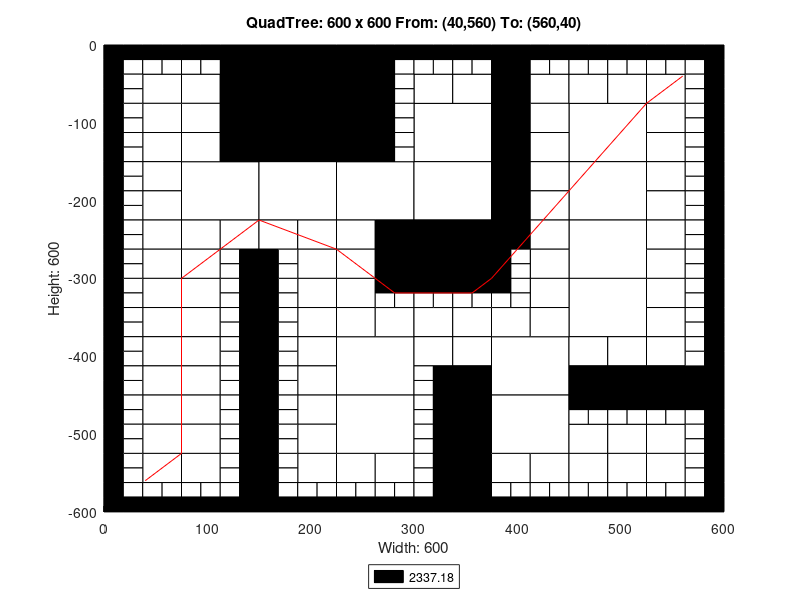

Reproduce this figure in MATLAB.
axis([0 600 -600 0]);
title('QuadTree: 600 x 600 From: (40,560) To: (560,40)');
xlabel('Width: 600');
ylabel('Height: 600');
rectangle('Position',[150 -75 75 75], 'FaceColor',[0 0 0]);
rectangle('Position',[150 -150 75 75], 'FaceColor',[0 0 0]);
rectangle('Position',[75 -225 75 75], 'FaceColor',[1 1 1]);
rectangle('Position',[150 -225 75 75], 'FaceColor',[1 1 1]);
rectangle('Position',[225 -225 75 75], 'FaceColor',[1 1 1]);
rectangle('Position',[300 -150 75 75], 'FaceColor',[1 1 1]);
rectangle('Position',[450 -150 75 75], 'FaceColor',[1 1 1]);
rectangle('Position',[300 -225 75 75], 'FaceColor',[1 1 1]);
rectangle('Position',[300 -300 75 75], 'FaceColor',[0 0 0]);
rectangle('Position',[450 -225 75 75], 'FaceColor',[1 1 1]);
rectangle('Position',[450 -300 75 75], 'FaceColor',[1 1 1]);
rectangle('Position',[225 -450 75 75], 'FaceColor',[1 1 1]);
rectangle('Position',[225 -525 75 75], 'FaceColor',[1 1 1]);
rectangle('Position',[375 -450 75 75], 'FaceColor',[1 1 1]);
rectangle('Position',[450 -375 75 75], 'FaceColor',[1 1 1]);
rectangle('Position',[375 -525 75 75], 'FaceColor',[1 1 1]);
rectangle('Position',[37.5 -75 37.5 37.5], 'FaceColor',[1 1 1]);
rectangle('Position',[112.5 -37.5 37.5 37.5], 'FaceColor',[0 0 0]);
rectangle('Position',[75 -75 37.5 37.5], 'FaceColor',[1 1 1]);
rectangle('Position',[112.5 -75 37.5 37.5], 'FaceColor',[0 0 0]);
rectangle('Position',[37.5 -112.5 37.5 37.5], 'FaceColor',[1 1 1]);
rectangle('Position',[37.5 -150 37.5 37.5], 'FaceColor',[1 1 1]);
rectangle('Position',[75 -112.5 37.5 37.5], 'FaceColor',[1 1 1]);
rectangle('Position',[112.5 -112.5 37.5 37.5], 'FaceColor',[0 0 0]);
rectangle('Position',[75 -150 37.5 37.5], 'FaceColor',[1 1 1]);
rectangle('Position',[112.5 -150 37.5 37.5], 'FaceColor',[0 0 0]);
rectangle('Position',[225 -37.5 37.5 37.5], 'FaceColor',[0 0 0]);
rectangle('Position',[225 -75 37.5 37.5], 'FaceColor',[0 0 0]);
rectangle('Position',[225 -112.5 37.5 37.5], 'FaceColor',[0 0 0]);
rectangle('Position',[225 -150 37.5 37.5], 'FaceColor',[0 0 0]);
rectangle('Position',[37.5 -187.5 37.5 37.5], 'FaceColor',[1 1 1]);
rectangle('Position',[37.5 -225 37.5 37.5], 'FaceColor',[1 1 1]);
rectangle('Position',[37.5 -262.5 37.5 37.5], 'FaceColor',[1 1 1]);
rectangle('Position',[37.5 -300 37.5 37.5], 'FaceColor',[1 1 1]);
rectangle('Position',[75 -262.5 37.5 37.5], 'FaceColor',[1 1 1]);
rectangle('Position',[112.5 -262.5 37.5 37.5], 'FaceColor',[1 1 1]);
rectangle('Position',[75 -300 37.5 37.5], 'FaceColor',[1 1 1]);
rectangle('Position',[150 -262.5 37.5 37.5], 'FaceColor',[1 1 1]);
rectangle('Position',[187.5 -262.5 37.5 37.5], 'FaceColor',[1 1 1]);
rectangle('Position',[187.5 -300 37.5 37.5], 'FaceColor',[1 1 1]);
rectangle('Position',[225 -262.5 37.5 37.5], 'FaceColor',[1 1 1]);
rectangle('Position',[262.5 -262.5 37.5 37.5], 'FaceColor',[0 0 0]);
rectangle('Position',[225 -300 37.5 37.5], 'FaceColor',[1 1 1]);
rectangle('Position',[262.5 -300 37.5 37.5], 'FaceColor',[0 0 0]);
rectangle('Position',[300 -75 37.5 37.5], 'FaceColor',[1 1 1]);
rectangle('Position',[337.5 -75 37.5 37.5], 'FaceColor',[1 1 1]);
rectangle('Position',[375 -37.5 37.5 37.5], 'FaceColor',[0 0 0]);
rectangle('Position',[375 -75 37.5 37.5], 'FaceColor',[0 0 0]);
rectangle('Position',[412.5 -75 37.5 37.5], 'FaceColor',[1 1 1]);
rectangle('Position',[375 -112.5 37.5 37.5], 'FaceColor',[0 0 0]);
rectangle('Position',[412.5 -112.5 37.5 37.5], 'FaceColor',[1 1 1]);
rectangle('Position',[375 -150 37.5 37.5], 'FaceColor',[0 0 0]);
rectangle('Position',[412.5 -150 37.5 37.5], 'FaceColor',[1 1 1]);
rectangle('Position',[450 -75 37.5 37.5], 'FaceColor',[1 1 1]);
rectangle('Position',[487.5 -75 37.5 37.5], 'FaceColor',[1 1 1]);
rectangle('Position',[525 -75 37.5 37.5], 'FaceColor',[1 1 1]);
rectangle('Position',[525 -112.5 37.5 37.5], 'FaceColor',[1 1 1]);
rectangle('Position',[525 -150 37.5 37.5], 'FaceColor',[1 1 1]);
rectangle('Position',[375 -187.5 37.5 37.5], 'FaceColor',[0 0 0]);
rectangle('Position',[412.5 -187.5 37.5 37.5], 'FaceColor',[1 1 1]);
rectangle('Position',[375 -225 37.5 37.5], 'FaceColor',[0 0 0]);
rectangle('Position',[412.5 -225 37.5 37.5], 'FaceColor',[1 1 1]);
rectangle('Position',[375 -262.5 37.5 37.5], 'FaceColor',[0 0 0]);
rectangle('Position',[412.5 -262.5 37.5 37.5], 'FaceColor',[1 1 1]);
rectangle('Position',[412.5 -300 37.5 37.5], 'FaceColor',[1 1 1]);
rectangle('Position',[525 -187.5 37.5 37.5], 'FaceColor',[1 1 1]);
rectangle('Position',[525 -225 37.5 37.5], 'FaceColor',[1 1 1]);
rectangle('Position',[525 -262.5 37.5 37.5], 'FaceColor',[1 1 1]);
rectangle('Position',[525 -300 37.5 37.5], 'FaceColor',[1 1 1]);
rectangle('Position',[37.5 -337.5 37.5 37.5], 'FaceColor',[1 1 1]);
rectangle('Position',[37.5 -375 37.5 37.5], 'FaceColor',[1 1 1]);
rectangle('Position',[75 -337.5 37.5 37.5], 'FaceColor',[1 1 1]);
rectangle('Position',[75 -375 37.5 37.5], 'FaceColor',[1 1 1]);
rectangle('Position',[37.5 -412.5 37.5 37.5], 'FaceColor',[1 1 1]);
rectangle('Position',[37.5 -450 37.5 37.5], 'FaceColor',[1 1 1]);
rectangle('Position',[75 -412.5 37.5 37.5], 'FaceColor',[1 1 1]);
rectangle('Position',[75 -450 37.5 37.5], 'FaceColor',[1 1 1]);
rectangle('Position',[187.5 -337.5 37.5 37.5], 'FaceColor',[1 1 1]);
rectangle('Position',[187.5 -375 37.5 37.5], 'FaceColor',[1 1 1]);
rectangle('Position',[225 -337.5 37.5 37.5], 'FaceColor',[1 1 1]);
rectangle('Position',[225 -375 37.5 37.5], 'FaceColor',[1 1 1]);
rectangle('Position',[262.5 -375 37.5 37.5], 'FaceColor',[1 1 1]);
rectangle('Position',[187.5 -412.5 37.5 37.5], 'FaceColor',[1 1 1]);
rectangle('Position',[187.5 -450 37.5 37.5], 'FaceColor',[1 1 1]);
rectangle('Position',[37.5 -487.5 37.5 37.5], 'FaceColor',[1 1 1]);
rectangle('Position',[37.5 -525 37.5 37.5], 'FaceColor',[1 1 1]);
rectangle('Position',[75 -487.5 37.5 37.5], 'FaceColor',[1 1 1]);
rectangle('Position',[75 -525 37.5 37.5], 'FaceColor',[1 1 1]);
rectangle('Position',[37.5 -562.5 37.5 37.5], 'FaceColor',[1 1 1]);
rectangle('Position',[75 -562.5 37.5 37.5], 'FaceColor',[1 1 1]);
rectangle('Position',[187.5 -487.5 37.5 37.5], 'FaceColor',[1 1 1]);
rectangle('Position',[187.5 -525 37.5 37.5], 'FaceColor',[1 1 1]);
rectangle('Position',[187.5 -562.5 37.5 37.5], 'FaceColor',[1 1 1]);
rectangle('Position',[225 -562.5 37.5 37.5], 'FaceColor',[1 1 1]);
rectangle('Position',[262.5 -562.5 37.5 37.5], 'FaceColor',[1 1 1]);
rectangle('Position',[300 -375 37.5 37.5], 'FaceColor',[1 1 1]);
rectangle('Position',[337.5 -375 37.5 37.5], 'FaceColor',[1 1 1]);
rectangle('Position',[412.5 -337.5 37.5 37.5], 'FaceColor',[1 1 1]);
rectangle('Position',[375 -375 37.5 37.5], 'FaceColor',[1 1 1]);
rectangle('Position',[412.5 -375 37.5 37.5], 'FaceColor',[1 1 1]);
rectangle('Position',[300 -412.5 37.5 37.5], 'FaceColor',[1 1 1]);
rectangle('Position',[337.5 -412.5 37.5 37.5], 'FaceColor',[1 1 1]);
rectangle('Position',[337.5 -450 37.5 37.5], 'FaceColor',[0 0 0]);
rectangle('Position',[525 -337.5 37.5 37.5], 'FaceColor',[1 1 1]);
rectangle('Position',[525 -375 37.5 37.5], 'FaceColor',[1 1 1]);
rectangle('Position',[450 -412.5 37.5 37.5], 'FaceColor',[1 1 1]);
rectangle('Position',[487.5 -412.5 37.5 37.5], 'FaceColor',[1 1 1]);
rectangle('Position',[450 -450 37.5 37.5], 'FaceColor',[0 0 0]);
rectangle('Position',[487.5 -450 37.5 37.5], 'FaceColor',[0 0 0]);
rectangle('Position',[525 -412.5 37.5 37.5], 'FaceColor',[1 1 1]);
rectangle('Position',[525 -450 37.5 37.5], 'FaceColor',[0 0 0]);
rectangle('Position',[562.5 -450 37.5 37.5], 'FaceColor',[0 0 0]);
rectangle('Position',[337.5 -487.5 37.5 37.5], 'FaceColor',[0 0 0]);
rectangle('Position',[337.5 -525 37.5 37.5], 'FaceColor',[0 0 0]);
rectangle('Position',[337.5 -562.5 37.5 37.5], 'FaceColor',[0 0 0]);
rectangle('Position',[337.5 -600 37.5 37.5], 'FaceColor',[0 0 0]);
rectangle('Position',[375 -562.5 37.5 37.5], 'FaceColor',[1 1 1]);
rectangle('Position',[412.5 -562.5 37.5 37.5], 'FaceColor',[1 1 1]);
rectangle('Position',[450 -525 37.5 37.5], 'FaceColor',[1 1 1]);
rectangle('Position',[487.5 -525 37.5 37.5], 'FaceColor',[1 1 1]);
rectangle('Position',[525 -525 37.5 37.5], 'FaceColor',[1 1 1]);
rectangle('Position',[450 -562.5 37.5 37.5], 'FaceColor',[1 1 1]);
rectangle('Position',[487.5 -562.5 37.5 37.5], 'FaceColor',[1 1 1]);
rectangle('Position',[525 -562.5 37.5 37.5], 'FaceColor',[1 1 1]);
rectangle('Position',[0 -18.75 18.75 18.75], 'FaceColor',[0 0 0]);
rectangle('Position',[18.75 -18.75 18.75 18.75], 'FaceColor',[0 0 0]);
rectangle('Position',[0 -37.5 18.75 18.75], 'FaceColor',[0 0 0]);
rectangle('Position',[18.75 -37.5 18.75 18.75], 'FaceColor',[1 1 1]);
rectangle('Position',[37.5 -18.75 18.75 18.75], 'FaceColor',[0 0 0]);
rectangle('Position',[56.25 -18.75 18.75 18.75], 'FaceColor',[0 0 0]);
rectangle('Position',[37.5 -37.5 18.75 18.75], 'FaceColor',[1 1 1]);
rectangle('Position',[56.25 -37.5 18.75 18.75], 'FaceColor',[1 1 1]);
rectangle('Position',[0 -56.25 18.75 18.75], 'FaceColor',[0 0 0]);
rectangle('Position',[18.75 -56.25 18.75 18.75], 'FaceColor',[1 1 1]);
rectangle('Position',[0 -75 18.75 18.75], 'FaceColor',[0 0 0]);
rectangle('Position',[18.75 -75 18.75 18.75], 'FaceColor',[1 1 1]);
rectangle('Position',[75 -18.75 18.75 18.75], 'FaceColor',[0 0 0]);
rectangle('Position',[93.75 -18.75 18.75 18.75], 'FaceColor',[0 0 0]);
rectangle('Position',[75 -37.5 18.75 18.75], 'FaceColor',[1 1 1]);
rectangle('Position',[93.75 -37.5 18.75 18.75], 'FaceColor',[1 1 1]);
rectangle('Position',[0 -93.75 18.75 18.75], 'FaceColor',[0 0 0]);
rectangle('Position',[18.75 -93.75 18.75 18.75], 'FaceColor',[1 1 1]);
rectangle('Position',[0 -112.5 18.75 18.75], 'FaceColor',[0 0 0]);
rectangle('Position',[18.75 -112.5 18.75 18.75], 'FaceColor',[1 1 1]);
rectangle('Position',[0 -131.25 18.75 18.75], 'FaceColor',[0 0 0]);
rectangle('Position',[18.75 -131.25 18.75 18.75], 'FaceColor',[1 1 1]);
rectangle('Position',[0 -150 18.75 18.75], 'FaceColor',[0 0 0]);
rectangle('Position',[18.75 -150 18.75 18.75], 'FaceColor',[1 1 1]);
rectangle('Position',[262.5 -18.75 18.75 18.75], 'FaceColor',[0 0 0]);
rectangle('Position',[281.25 -18.75 18.75 18.75], 'FaceColor',[0 0 0]);
rectangle('Position',[262.5 -37.5 18.75 18.75], 'FaceColor',[0 0 0]);
rectangle('Position',[281.25 -37.5 18.75 18.75], 'FaceColor',[1 1 1]);
rectangle('Position',[262.5 -56.25 18.75 18.75], 'FaceColor',[0 0 0]);
rectangle('Position',[281.25 -56.25 18.75 18.75], 'FaceColor',[1 1 1]);
rectangle('Position',[262.5 -75 18.75 18.75], 'FaceColor',[0 0 0]);
rectangle('Position',[281.25 -75 18.75 18.75], 'FaceColor',[1 1 1]);
rectangle('Position',[262.5 -93.75 18.75 18.75], 'FaceColor',[0 0 0]);
rectangle('Position',[281.25 -93.75 18.75 18.75], 'FaceColor',[1 1 1]);
rectangle('Position',[262.5 -112.5 18.75 18.75], 'FaceColor',[0 0 0]);
rectangle('Position',[281.25 -112.5 18.75 18.75], 'FaceColor',[1 1 1]);
rectangle('Position',[262.5 -131.25 18.75 18.75], 'FaceColor',[0 0 0]);
rectangle('Position',[281.25 -131.25 18.75 18.75], 'FaceColor',[1 1 1]);
rectangle('Position',[262.5 -150 18.75 18.75], 'FaceColor',[0 0 0]);
rectangle('Position',[281.25 -150 18.75 18.75], 'FaceColor',[1 1 1]);
rectangle('Position',[0 -168.75 18.75 18.75], 'FaceColor',[0 0 0]);
rectangle('Position',[18.75 -168.75 18.75 18.75], 'FaceColor',[1 1 1]);
rectangle('Position',[0 -187.5 18.75 18.75], 'FaceColor',[0 0 0]);
rectangle('Position',[18.75 -187.5 18.75 18.75], 'FaceColor',[1 1 1]);
rectangle('Position',[0 -206.25 18.75 18.75], 'FaceColor',[0 0 0]);
rectangle('Position',[18.75 -206.25 18.75 18.75], 'FaceColor',[1 1 1]);
rectangle('Position',[0 -225 18.75 18.75], 'FaceColor',[0 0 0]);
rectangle('Position',[18.75 -225 18.75 18.75], 'FaceColor',[1 1 1]);
rectangle('Position',[0 -243.75 18.75 18.75], 'FaceColor',[0 0 0]);
rectangle('Position',[18.75 -243.75 18.75 18.75], 'FaceColor',[1 1 1]);
rectangle('Position',[0 -262.5 18.75 18.75], 'FaceColor',[0 0 0]);
rectangle('Position',[18.75 -262.5 18.75 18.75], 'FaceColor',[1 1 1]);
rectangle('Position',[0 -281.25 18.75 18.75], 'FaceColor',[0 0 0]);
rectangle('Position',[18.75 -281.25 18.75 18.75], 'FaceColor',[1 1 1]);
rectangle('Position',[0 -300 18.75 18.75], 'FaceColor',[0 0 0]);
rectangle('Position',[18.75 -300 18.75 18.75], 'FaceColor',[1 1 1]);
rectangle('Position',[112.5 -281.25 18.75 18.75], 'FaceColor',[1 1 1]);
rectangle('Position',[131.25 -281.25 18.75 18.75], 'FaceColor',[0 0 0]);
rectangle('Position',[112.5 -300 18.75 18.75], 'FaceColor',[1 1 1]);
rectangle('Position',[131.25 -300 18.75 18.75], 'FaceColor',[0 0 0]);
rectangle('Position',[150 -281.25 18.75 18.75], 'FaceColor',[0 0 0]);
rectangle('Position',[168.75 -281.25 18.75 18.75], 'FaceColor',[1 1 1]);
rectangle('Position',[150 -300 18.75 18.75], 'FaceColor',[0 0 0]);
rectangle('Position',[168.75 -300 18.75 18.75], 'FaceColor',[1 1 1]);
rectangle('Position',[300 -18.75 18.75 18.75], 'FaceColor',[0 0 0]);
rectangle('Position',[318.75 -18.75 18.75 18.75], 'FaceColor',[0 0 0]);
rectangle('Position',[300 -37.5 18.75 18.75], 'FaceColor',[1 1 1]);
rectangle('Position',[318.75 -37.5 18.75 18.75], 'FaceColor',[1 1 1]);
rectangle('Position',[337.5 -18.75 18.75 18.75], 'FaceColor',[0 0 0]);
rectangle('Position',[356.25 -18.75 18.75 18.75], 'FaceColor',[0 0 0]);
rectangle('Position',[337.5 -37.5 18.75 18.75], 'FaceColor',[1 1 1]);
rectangle('Position',[356.25 -37.5 18.75 18.75], 'FaceColor',[1 1 1]);
rectangle('Position',[412.5 -18.75 18.75 18.75], 'FaceColor',[0 0 0]);
rectangle('Position',[431.25 -18.75 18.75 18.75], 'FaceColor',[0 0 0]);
rectangle('Position',[412.5 -37.5 18.75 18.75], 'FaceColor',[1 1 1]);
rectangle('Position',[431.25 -37.5 18.75 18.75], 'FaceColor',[1 1 1]);
rectangle('Position',[450 -18.75 18.75 18.75], 'FaceColor',[0 0 0]);
rectangle('Position',[468.75 -18.75 18.75 18.75], 'FaceColor',[0 0 0]);
rectangle('Position',[450 -37.5 18.75 18.75], 'FaceColor',[1 1 1]);
rectangle('Position',[468.75 -37.5 18.75 18.75], 'FaceColor',[1 1 1]);
rectangle('Position',[487.5 -18.75 18.75 18.75], 'FaceColor',[0 0 0]);
rectangle('Position',[506.25 -18.75 18.75 18.75], 'FaceColor',[0 0 0]);
rectangle('Position',[487.5 -37.5 18.75 18.75], 'FaceColor',[1 1 1]);
rectangle('Position',[506.25 -37.5 18.75 18.75], 'FaceColor',[1 1 1]);
rectangle('Position',[525 -18.75 18.75 18.75], 'FaceColor',[0 0 0]);
rectangle('Position',[543.75 -18.75 18.75 18.75], 'FaceColor',[0 0 0]);
rectangle('Position',[525 -37.5 18.75 18.75], 'FaceColor',[1 1 1]);
rectangle('Position',[543.75 -37.5 18.75 18.75], 'FaceColor',[1 1 1]);
rectangle('Position',[562.5 -18.75 18.75 18.75], 'FaceColor',[0 0 0]);
rectangle('Position',[581.25 -18.75 18.75 18.75], 'FaceColor',[0 0 0]);
rectangle('Position',[562.5 -37.5 18.75 18.75], 'FaceColor',[1 1 1]);
rectangle('Position',[581.25 -37.5 18.75 18.75], 'FaceColor',[0 0 0]);
rectangle('Position',[562.5 -56.25 18.75 18.75], 'FaceColor',[1 1 1]);
rectangle('Position',[581.25 -56.25 18.75 18.75], 'FaceColor',[0 0 0]);
rectangle('Position',[562.5 -75 18.75 18.75], 'FaceColor',[1 1 1]);
rectangle('Position',[581.25 -75 18.75 18.75], 'FaceColor',[0 0 0]);
rectangle('Position',[562.5 -93.75 18.75 18.75], 'FaceColor',[1 1 1]);
rectangle('Position',[581.25 -93.75 18.75 18.75], 'FaceColor',[0 0 0]);
rectangle('Position',[562.5 -112.5 18.75 18.75], 'FaceColor',[1 1 1]);
rectangle('Position',[581.25 -112.5 18.75 18.75], 'FaceColor',[0 0 0]);
rectangle('Position',[562.5 -131.25 18.75 18.75], 'FaceColor',[1 1 1]);
rectangle('Position',[581.25 -131.25 18.75 18.75], 'FaceColor',[0 0 0]);
rectangle('Position',[562.5 -150 18.75 18.75], 'FaceColor',[1 1 1]);
rectangle('Position',[581.25 -150 18.75 18.75], 'FaceColor',[0 0 0]);
rectangle('Position',[375 -281.25 18.75 18.75], 'FaceColor',[0 0 0]);
rectangle('Position',[393.75 -281.25 18.75 18.75], 'FaceColor',[1 1 1]);
rectangle('Position',[375 -300 18.75 18.75], 'FaceColor',[0 0 0]);
rectangle('Position',[393.75 -300 18.75 18.75], 'FaceColor',[1 1 1]);
rectangle('Position',[562.5 -168.75 18.75 18.75], 'FaceColor',[1 1 1]);
rectangle('Position',[581.25 -168.75 18.75 18.75], 'FaceColor',[0 0 0]);
rectangle('Position',[562.5 -187.5 18.75 18.75], 'FaceColor',[1 1 1]);
rectangle('Position',[581.25 -187.5 18.75 18.75], 'FaceColor',[0 0 0]);
rectangle('Position',[562.5 -206.25 18.75 18.75], 'FaceColor',[1 1 1]);
rectangle('Position',[581.25 -206.25 18.75 18.75], 'FaceColor',[0 0 0]);
rectangle('Position',[562.5 -225 18.75 18.75], 'FaceColor',[1 1 1]);
rectangle('Position',[581.25 -225 18.75 18.75], 'FaceColor',[0 0 0]);
rectangle('Position',[562.5 -243.75 18.75 18.75], 'FaceColor',[1 1 1]);
rectangle('Position',[581.25 -243.75 18.75 18.75], 'FaceColor',[0 0 0]);
rectangle('Position',[562.5 -262.5 18.75 18.75], 'FaceColor',[1 1 1]);
rectangle('Position',[581.25 -262.5 18.75 18.75], 'FaceColor',[0 0 0]);
rectangle('Position',[562.5 -281.25 18.75 18.75], 'FaceColor',[1 1 1]);
rectangle('Position',[581.25 -281.25 18.75 18.75], 'FaceColor',[0 0 0]);
rectangle('Position',[562.5 -300 18.75 18.75], 'FaceColor',[1 1 1]);
rectangle('Position',[581.25 -300 18.75 18.75], 'FaceColor',[0 0 0]);
rectangle('Position',[0 -318.75 18.75 18.75], 'FaceColor',[0 0 0]);
rectangle('Position',[18.75 -318.75 18.75 18.75], 'FaceColor',[1 1 1]);
rectangle('Position',[0 -337.5 18.75 18.75], 'FaceColor',[0 0 0]);
rectangle('Position',[18.75 -337.5 18.75 18.75], 'FaceColor',[1 1 1]);
rectangle('Position',[0 -356.25 18.75 18.75], 'FaceColor',[0 0 0]);
rectangle('Position',[18.75 -356.25 18.75 18.75], 'FaceColor',[1 1 1]);
rectangle('Position',[0 -375 18.75 18.75], 'FaceColor',[0 0 0]);
rectangle('Position',[18.75 -375 18.75 18.75], 'FaceColor',[1 1 1]);
rectangle('Position',[112.5 -318.75 18.75 18.75], 'FaceColor',[1 1 1]);
rectangle('Position',[131.25 -318.75 18.75 18.75], 'FaceColor',[0 0 0]);
rectangle('Position',[112.5 -337.5 18.75 18.75], 'FaceColor',[1 1 1]);
rectangle('Position',[131.25 -337.5 18.75 18.75], 'FaceColor',[0 0 0]);
rectangle('Position',[112.5 -356.25 18.75 18.75], 'FaceColor',[1 1 1]);
rectangle('Position',[131.25 -356.25 18.75 18.75], 'FaceColor',[0 0 0]);
rectangle('Position',[112.5 -375 18.75 18.75], 'FaceColor',[1 1 1]);
rectangle('Position',[131.25 -375 18.75 18.75], 'FaceColor',[0 0 0]);
rectangle('Position',[0 -393.75 18.75 18.75], 'FaceColor',[0 0 0]);
rectangle('Position',[18.75 -393.75 18.75 18.75], 'FaceColor',[1 1 1]);
rectangle('Position',[0 -412.5 18.75 18.75], 'FaceColor',[0 0 0]);
rectangle('Position',[18.75 -412.5 18.75 18.75], 'FaceColor',[1 1 1]);
rectangle('Position',[0 -431.25 18.75 18.75], 'FaceColor',[0 0 0]);
rectangle('Position',[18.75 -431.25 18.75 18.75], 'FaceColor',[1 1 1]);
rectangle('Position',[0 -450 18.75 18.75], 'FaceColor',[0 0 0]);
rectangle('Position',[18.75 -450 18.75 18.75], 'FaceColor',[1 1 1]);
rectangle('Position',[112.5 -393.75 18.75 18.75], 'FaceColor',[1 1 1]);
rectangle('Position',[131.25 -393.75 18.75 18.75], 'FaceColor',[0 0 0]);
rectangle('Position',[112.5 -412.5 18.75 18.75], 'FaceColor',[1 1 1]);
rectangle('Position',[131.25 -412.5 18.75 18.75], 'FaceColor',[0 0 0]);
rectangle('Position',[112.5 -431.25 18.75 18.75], 'FaceColor',[1 1 1]);
rectangle('Position',[131.25 -431.25 18.75 18.75], 'FaceColor',[0 0 0]);
rectangle('Position',[112.5 -450 18.75 18.75], 'FaceColor',[1 1 1]);
rectangle('Position',[131.25 -450 18.75 18.75], 'FaceColor',[0 0 0]);
rectangle('Position',[150 -318.75 18.75 18.75], 'FaceColor',[0 0 0]);
rectangle('Position',[168.75 -318.75 18.75 18.75], 'FaceColor',[1 1 1]);
rectangle('Position',[150 -337.5 18.75 18.75], 'FaceColor',[0 0 0]);
rectangle('Position',[168.75 -337.5 18.75 18.75], 'FaceColor',[1 1 1]);
rectangle('Position',[150 -356.25 18.75 18.75], 'FaceColor',[0 0 0]);
rectangle('Position',[168.75 -356.25 18.75 18.75], 'FaceColor',[1 1 1]);
rectangle('Position',[150 -375 18.75 18.75], 'FaceColor',[0 0 0]);
rectangle('Position',[168.75 -375 18.75 18.75], 'FaceColor',[1 1 1]);
rectangle('Position',[262.5 -318.75 18.75 18.75], 'FaceColor',[0 0 0]);
rectangle('Position',[281.25 -318.75 18.75 18.75], 'FaceColor',[0 0 0]);
rectangle('Position',[262.5 -337.5 18.75 18.75], 'FaceColor',[1 1 1]);
rectangle('Position',[281.25 -337.5 18.75 18.75], 'FaceColor',[1 1 1]);
rectangle('Position',[150 -393.75 18.75 18.75], 'FaceColor',[0 0 0]);
rectangle('Position',[168.75 -393.75 18.75 18.75], 'FaceColor',[1 1 1]);
rectangle('Position',[150 -412.5 18.75 18.75], 'FaceColor',[0 0 0]);
rectangle('Position',[168.75 -412.5 18.75 18.75], 'FaceColor',[1 1 1]);
rectangle('Position',[150 -431.25 18.75 18.75], 'FaceColor',[0 0 0]);
rectangle('Position',[168.75 -431.25 18.75 18.75], 'FaceColor',[1 1 1]);
rectangle('Position',[150 -450 18.75 18.75], 'FaceColor',[0 0 0]);
rectangle('Position',[168.75 -450 18.75 18.75], 'FaceColor',[1 1 1]);
rectangle('Position',[0 -468.75 18.75 18.75], 'FaceColor',[0 0 0]);
rectangle('Position',[18.75 -468.75 18.75 18.75], 'FaceColor',[1 1 1]);
rectangle('Position',[0 -487.5 18.75 18.75], 'FaceColor',[0 0 0]);
rectangle('Position',[18.75 -487.5 18.75 18.75], 'FaceColor',[1 1 1]);
rectangle('Position',[0 -506.25 18.75 18.75], 'FaceColor',[0 0 0]);
rectangle('Position',[18.75 -506.25 18.75 18.75], 'FaceColor',[1 1 1]);
rectangle('Position',[0 -525 18.75 18.75], 'FaceColor',[0 0 0]);
rectangle('Position',[18.75 -525 18.75 18.75], 'FaceColor',[1 1 1]);
rectangle('Position',[112.5 -468.75 18.75 18.75], 'FaceColor',[1 1 1]);
rectangle('Position',[131.25 -468.75 18.75 18.75], 'FaceColor',[0 0 0]);
rectangle('Position',[112.5 -487.5 18.75 18.75], 'FaceColor',[1 1 1]);
rectangle('Position',[131.25 -487.5 18.75 18.75], 'FaceColor',[0 0 0]);
rectangle('Position',[112.5 -506.25 18.75 18.75], 'FaceColor',[1 1 1]);
rectangle('Position',[131.25 -506.25 18.75 18.75], 'FaceColor',[0 0 0]);
rectangle('Position',[112.5 -525 18.75 18.75], 'FaceColor',[1 1 1]);
rectangle('Position',[131.25 -525 18.75 18.75], 'FaceColor',[0 0 0]);
rectangle('Position',[0 -543.75 18.75 18.75], 'FaceColor',[0 0 0]);
rectangle('Position',[18.75 -543.75 18.75 18.75], 'FaceColor',[1 1 1]);
rectangle('Position',[0 -562.5 18.75 18.75], 'FaceColor',[0 0 0]);
rectangle('Position',[18.75 -562.5 18.75 18.75], 'FaceColor',[1 1 1]);
rectangle('Position',[0 -581.25 18.75 18.75], 'FaceColor',[0 0 0]);
rectangle('Position',[18.75 -581.25 18.75 18.75], 'FaceColor',[1 1 1]);
rectangle('Position',[0 -600 18.75 18.75], 'FaceColor',[0 0 0]);
rectangle('Position',[18.75 -600 18.75 18.75], 'FaceColor',[0 0 0]);
rectangle('Position',[37.5 -581.25 18.75 18.75], 'FaceColor',[1 1 1]);
rectangle('Position',[56.25 -581.25 18.75 18.75], 'FaceColor',[1 1 1]);
rectangle('Position',[37.5 -600 18.75 18.75], 'FaceColor',[0 0 0]);
rectangle('Position',[56.25 -600 18.75 18.75], 'FaceColor',[0 0 0]);
rectangle('Position',[112.5 -543.75 18.75 18.75], 'FaceColor',[1 1 1]);
rectangle('Position',[131.25 -543.75 18.75 18.75], 'FaceColor',[0 0 0]);
rectangle('Position',[112.5 -562.5 18.75 18.75], 'FaceColor',[1 1 1]);
rectangle('Position',[131.25 -562.5 18.75 18.75], 'FaceColor',[0 0 0]);
rectangle('Position',[75 -581.25 18.75 18.75], 'FaceColor',[1 1 1]);
rectangle('Position',[93.75 -581.25 18.75 18.75], 'FaceColor',[1 1 1]);
rectangle('Position',[75 -600 18.75 18.75], 'FaceColor',[0 0 0]);
rectangle('Position',[93.75 -600 18.75 18.75], 'FaceColor',[0 0 0]);
rectangle('Position',[112.5 -581.25 18.75 18.75], 'FaceColor',[1 1 1]);
rectangle('Position',[131.25 -581.25 18.75 18.75], 'FaceColor',[0 0 0]);
rectangle('Position',[112.5 -600 18.75 18.75], 'FaceColor',[0 0 0]);
rectangle('Position',[131.25 -600 18.75 18.75], 'FaceColor',[0 0 0]);
rectangle('Position',[150 -468.75 18.75 18.75], 'FaceColor',[0 0 0]);
rectangle('Position',[168.75 -468.75 18.75 18.75], 'FaceColor',[1 1 1]);
rectangle('Position',[150 -487.5 18.75 18.75], 'FaceColor',[0 0 0]);
rectangle('Position',[168.75 -487.5 18.75 18.75], 'FaceColor',[1 1 1]);
rectangle('Position',[150 -506.25 18.75 18.75], 'FaceColor',[0 0 0]);
rectangle('Position',[168.75 -506.25 18.75 18.75], 'FaceColor',[1 1 1]);
rectangle('Position',[150 -525 18.75 18.75], 'FaceColor',[0 0 0]);
rectangle('Position',[168.75 -525 18.75 18.75], 'FaceColor',[1 1 1]);
rectangle('Position',[150 -543.75 18.75 18.75], 'FaceColor',[0 0 0]);
rectangle('Position',[168.75 -543.75 18.75 18.75], 'FaceColor',[1 1 1]);
rectangle('Position',[150 -562.5 18.75 18.75], 'FaceColor',[0 0 0]);
rectangle('Position',[168.75 -562.5 18.75 18.75], 'FaceColor',[1 1 1]);
rectangle('Position',[150 -581.25 18.75 18.75], 'FaceColor',[0 0 0]);
rectangle('Position',[168.75 -581.25 18.75 18.75], 'FaceColor',[1 1 1]);
rectangle('Position',[150 -600 18.75 18.75], 'FaceColor',[0 0 0]);
rectangle('Position',[168.75 -600 18.75 18.75], 'FaceColor',[0 0 0]);
rectangle('Position',[187.5 -581.25 18.75 18.75], 'FaceColor',[1 1 1]);
rectangle('Position',[206.25 -581.25 18.75 18.75], 'FaceColor',[1 1 1]);
rectangle('Position',[187.5 -600 18.75 18.75], 'FaceColor',[0 0 0]);
rectangle('Position',[206.25 -600 18.75 18.75], 'FaceColor',[0 0 0]);
rectangle('Position',[225 -581.25 18.75 18.75], 'FaceColor',[1 1 1]);
rectangle('Position',[243.75 -581.25 18.75 18.75], 'FaceColor',[1 1 1]);
rectangle('Position',[225 -600 18.75 18.75], 'FaceColor',[0 0 0]);
rectangle('Position',[243.75 -600 18.75 18.75], 'FaceColor',[0 0 0]);
rectangle('Position',[262.5 -581.25 18.75 18.75], 'FaceColor',[1 1 1]);
rectangle('Position',[281.25 -581.25 18.75 18.75], 'FaceColor',[1 1 1]);
rectangle('Position',[262.5 -600 18.75 18.75], 'FaceColor',[0 0 0]);
rectangle('Position',[281.25 -600 18.75 18.75], 'FaceColor',[0 0 0]);
rectangle('Position',[300 -318.75 18.75 18.75], 'FaceColor',[0 0 0]);
rectangle('Position',[318.75 -318.75 18.75 18.75], 'FaceColor',[0 0 0]);
rectangle('Position',[300 -337.5 18.75 18.75], 'FaceColor',[1 1 1]);
rectangle('Position',[318.75 -337.5 18.75 18.75], 'FaceColor',[1 1 1]);
rectangle('Position',[337.5 -318.75 18.75 18.75], 'FaceColor',[0 0 0]);
rectangle('Position',[356.25 -318.75 18.75 18.75], 'FaceColor',[0 0 0]);
rectangle('Position',[337.5 -337.5 18.75 18.75], 'FaceColor',[1 1 1]);
rectangle('Position',[356.25 -337.5 18.75 18.75], 'FaceColor',[1 1 1]);
rectangle('Position',[375 -318.75 18.75 18.75], 'FaceColor',[0 0 0]);
rectangle('Position',[393.75 -318.75 18.75 18.75], 'FaceColor',[1 1 1]);
rectangle('Position',[375 -337.5 18.75 18.75], 'FaceColor',[1 1 1]);
rectangle('Position',[393.75 -337.5 18.75 18.75], 'FaceColor',[1 1 1]);
rectangle('Position',[300 -431.25 18.75 18.75], 'FaceColor',[1 1 1]);
rectangle('Position',[318.75 -431.25 18.75 18.75], 'FaceColor',[0 0 0]);
rectangle('Position',[300 -450 18.75 18.75], 'FaceColor',[1 1 1]);
rectangle('Position',[318.75 -450 18.75 18.75], 'FaceColor',[0 0 0]);
rectangle('Position',[562.5 -318.75 18.75 18.75], 'FaceColor',[1 1 1]);
rectangle('Position',[581.25 -318.75 18.75 18.75], 'FaceColor',[0 0 0]);
rectangle('Position',[562.5 -337.5 18.75 18.75], 'FaceColor',[1 1 1]);
rectangle('Position',[581.25 -337.5 18.75 18.75], 'FaceColor',[0 0 0]);
rectangle('Position',[562.5 -356.25 18.75 18.75], 'FaceColor',[1 1 1]);
rectangle('Position',[581.25 -356.25 18.75 18.75], 'FaceColor',[0 0 0]);
rectangle('Position',[562.5 -375 18.75 18.75], 'FaceColor',[1 1 1]);
rectangle('Position',[581.25 -375 18.75 18.75], 'FaceColor',[0 0 0]);
rectangle('Position',[562.5 -393.75 18.75 18.75], 'FaceColor',[1 1 1]);
rectangle('Position',[581.25 -393.75 18.75 18.75], 'FaceColor',[0 0 0]);
rectangle('Position',[562.5 -412.5 18.75 18.75], 'FaceColor',[1 1 1]);
rectangle('Position',[581.25 -412.5 18.75 18.75], 'FaceColor',[0 0 0]);
rectangle('Position',[300 -468.75 18.75 18.75], 'FaceColor',[1 1 1]);
rectangle('Position',[318.75 -468.75 18.75 18.75], 'FaceColor',[0 0 0]);
rectangle('Position',[300 -487.5 18.75 18.75], 'FaceColor',[1 1 1]);
rectangle('Position',[318.75 -487.5 18.75 18.75], 'FaceColor',[0 0 0]);
rectangle('Position',[300 -506.25 18.75 18.75], 'FaceColor',[1 1 1]);
rectangle('Position',[318.75 -506.25 18.75 18.75], 'FaceColor',[0 0 0]);
rectangle('Position',[300 -525 18.75 18.75], 'FaceColor',[1 1 1]);
rectangle('Position',[318.75 -525 18.75 18.75], 'FaceColor',[0 0 0]);
rectangle('Position',[300 -543.75 18.75 18.75], 'FaceColor',[1 1 1]);
rectangle('Position',[318.75 -543.75 18.75 18.75], 'FaceColor',[0 0 0]);
rectangle('Position',[300 -562.5 18.75 18.75], 'FaceColor',[1 1 1]);
rectangle('Position',[318.75 -562.5 18.75 18.75], 'FaceColor',[0 0 0]);
rectangle('Position',[300 -581.25 18.75 18.75], 'FaceColor',[1 1 1]);
rectangle('Position',[318.75 -581.25 18.75 18.75], 'FaceColor',[0 0 0]);
rectangle('Position',[300 -600 18.75 18.75], 'FaceColor',[0 0 0]);
rectangle('Position',[318.75 -600 18.75 18.75], 'FaceColor',[0 0 0]);
rectangle('Position',[375 -581.25 18.75 18.75], 'FaceColor',[1 1 1]);
rectangle('Position',[393.75 -581.25 18.75 18.75], 'FaceColor',[1 1 1]);
rectangle('Position',[375 -600 18.75 18.75], 'FaceColor',[0 0 0]);
rectangle('Position',[393.75 -600 18.75 18.75], 'FaceColor',[0 0 0]);
rectangle('Position',[412.5 -581.25 18.75 18.75], 'FaceColor',[1 1 1]);
rectangle('Position',[431.25 -581.25 18.75 18.75], 'FaceColor',[1 1 1]);
rectangle('Position',[412.5 -600 18.75 18.75], 'FaceColor',[0 0 0]);
rectangle('Position',[431.25 -600 18.75 18.75], 'FaceColor',[0 0 0]);
rectangle('Position',[450 -468.75 18.75 18.75], 'FaceColor',[0 0 0]);
rectangle('Position',[468.75 -468.75 18.75 18.75], 'FaceColor',[0 0 0]);
rectangle('Position',[450 -487.5 18.75 18.75], 'FaceColor',[1 1 1]);
rectangle('Position',[468.75 -487.5 18.75 18.75], 'FaceColor',[1 1 1]);
rectangle('Position',[487.5 -468.75 18.75 18.75], 'FaceColor',[0 0 0]);
rectangle('Position',[506.25 -468.75 18.75 18.75], 'FaceColor',[0 0 0]);
rectangle('Position',[487.5 -487.5 18.75 18.75], 'FaceColor',[1 1 1]);
rectangle('Position',[506.25 -487.5 18.75 18.75], 'FaceColor',[1 1 1]);
rectangle('Position',[525 -468.75 18.75 18.75], 'FaceColor',[0 0 0]);
rectangle('Position',[543.75 -468.75 18.75 18.75], 'FaceColor',[0 0 0]);
rectangle('Position',[525 -487.5 18.75 18.75], 'FaceColor',[1 1 1]);
rectangle('Position',[543.75 -487.5 18.75 18.75], 'FaceColor',[1 1 1]);
rectangle('Position',[562.5 -468.75 18.75 18.75], 'FaceColor',[0 0 0]);
rectangle('Position',[581.25 -468.75 18.75 18.75], 'FaceColor',[0 0 0]);
rectangle('Position',[562.5 -487.5 18.75 18.75], 'FaceColor',[1 1 1]);
rectangle('Position',[581.25 -487.5 18.75 18.75], 'FaceColor',[0 0 0]);
rectangle('Position',[562.5 -506.25 18.75 18.75], 'FaceColor',[1 1 1]);
rectangle('Position',[581.25 -506.25 18.75 18.75], 'FaceColor',[0 0 0]);
rectangle('Position',[562.5 -525 18.75 18.75], 'FaceColor',[1 1 1]);
rectangle('Position',[581.25 -525 18.75 18.75], 'FaceColor',[0 0 0]);
rectangle('Position',[450 -581.25 18.75 18.75], 'FaceColor',[1 1 1]);
rectangle('Position',[468.75 -581.25 18.75 18.75], 'FaceColor',[1 1 1]);
rectangle('Position',[450 -600 18.75 18.75], 'FaceColor',[0 0 0]);
rectangle('Position',[468.75 -600 18.75 18.75], 'FaceColor',[0 0 0]);
rectangle('Position',[487.5 -581.25 18.75 18.75], 'FaceColor',[1 1 1]);
rectangle('Position',[506.25 -581.25 18.75 18.75], 'FaceColor',[1 1 1]);
rectangle('Position',[487.5 -600 18.75 18.75], 'FaceColor',[0 0 0]);
rectangle('Position',[506.25 -600 18.75 18.75], 'FaceColor',[0 0 0]);
rectangle('Position',[562.5 -543.75 18.75 18.75], 'FaceColor',[1 1 1]);
rectangle('Position',[581.25 -543.75 18.75 18.75], 'FaceColor',[0 0 0]);
rectangle('Position',[562.5 -562.5 18.75 18.75], 'FaceColor',[1 1 1]);
rectangle('Position',[581.25 -562.5 18.75 18.75], 'FaceColor',[0 0 0]);
rectangle('Position',[525 -581.25 18.75 18.75], 'FaceColor',[1 1 1]);
rectangle('Position',[543.75 -581.25 18.75 18.75], 'FaceColor',[1 1 1]);
rectangle('Position',[525 -600 18.75 18.75], 'FaceColor',[0 0 0]);
rectangle('Position',[543.75 -600 18.75 18.75], 'FaceColor',[0 0 0]);
rectangle('Position',[562.5 -581.25 18.75 18.75], 'FaceColor',[1 1 1]);
rectangle('Position',[581.25 -581.25 18.75 18.75], 'FaceColor',[0 0 0]);
rectangle('Position',[562.5 -600 18.75 18.75], 'FaceColor',[0 0 0]);
rectangle('Position',[581.25 -600 18.75 18.75], 'FaceColor',[0 0 0]);
X=[560,560,525,450,450,375,375,375,356.25,337.5,318.75,300,281.25,281.25,281.25,262.5,225,150,150,112.5,112.5,75,75,75,75,75,75,75,40];
Y=[-40,-40,-75,-187.5,-187.5,-300,-300,-300,-318.75,-318.75,-318.75,-318.75,-318.75,-318.75,-318.75,-300,-262.5,-225,-225,-262.5,-262.5,-300,-375,-375,-450,-450,-525,-525,-560];
hold on;
plot(X,Y,'r');
legend('2337.18','Location','southoutside');
